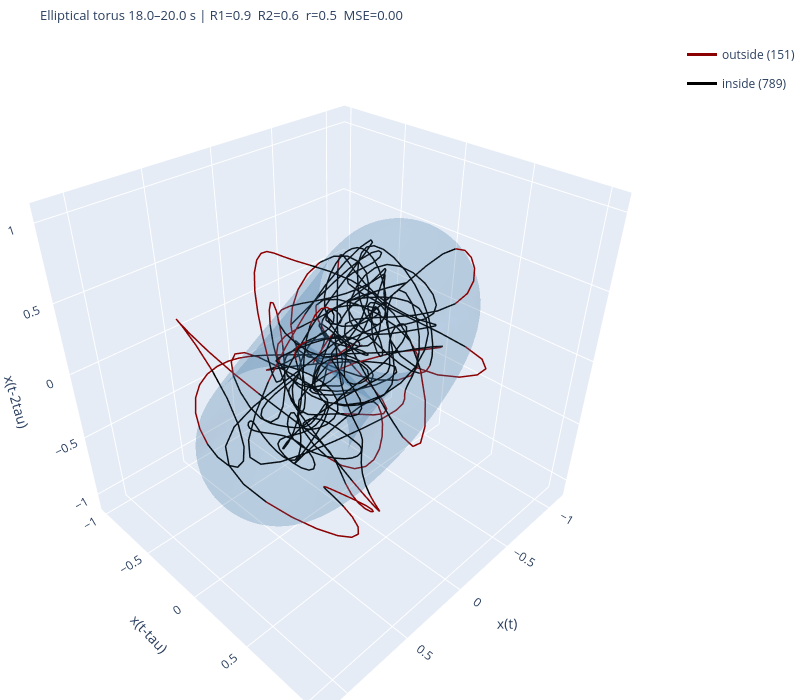

Notebook code cell kept with this figure:
### Code cell
from NeuralFieldManifold.fits.two_torus import two_torus_fit, plot_two_torus_fit

tt_scaled = (true_test - np.min(true_test)) / (np.max(true_test) - np.min(true_test)) * 2 - 1
X3_scaled = embed(tt_scaled, 3, tau)

fit = two_torus_fit(X3_scaled, lam=0.1)

print(f"R²          = {fit['r_squared']:.4f}")
print(f"Torus Score = {fit['frac_inside']:.4f}")
print(f"Torus Error = {fit['mean_error']:.4f}")

t_start = ar_results['t0'] / Fs
t_end = t_start + len(true_test) / Fs
plot_two_torus_fit({**fit, 'points': X3_scaled, 'start_sec': t_start, 'end_sec': t_end})
